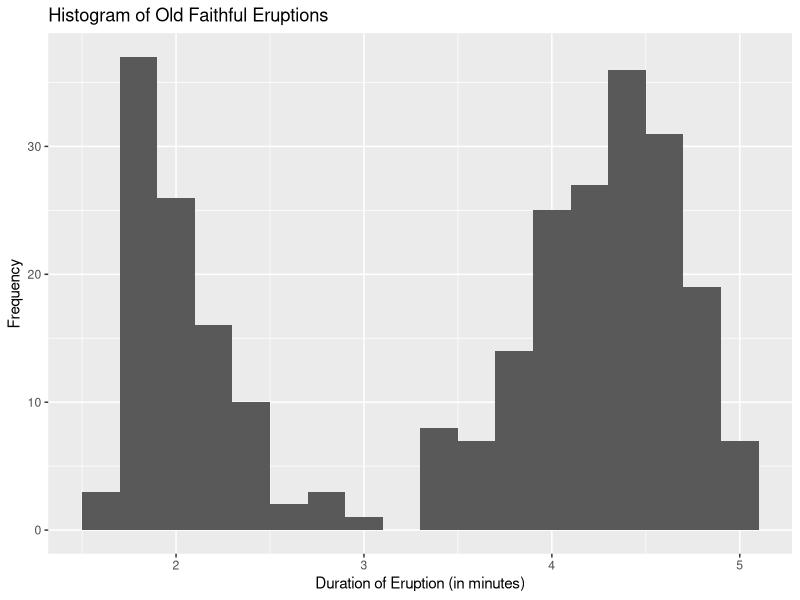

Source code (R):
# Load the ggplot2 library
library(ggplot2)

# Load the faithful dataset
data("faithful")

# Create the histogram
# Use eruptions as x-axis
ggplot(faithful, aes(x = eruptions)) +
  # Add a histogram geometric object with a bin width of 0.2
  geom_histogram(binwidth = 0.2) +
  # Add a title to the plot
  ggtitle("Histogram of Old Faithful Eruptions") +
  # Add a label to the x-axis
  xlab("Duration of Eruption (in minutes)") +
  # Add a label to the y-axis
  ylab("Frequency")
